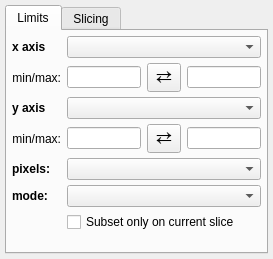
<?xml version="1.0" encoding="UTF-8"?>
<ui version="4.0">
 <class>Widget</class>
 <widget class="QWidget" name="Widget">
  <property name="geometry">
   <rect>
    <x>0</x>
    <y>0</y>
    <width>273</width>
    <height>259</height>
   </rect>
  </property>
  <property name="windowTitle">
   <string>2D Image</string>
  </property>
  <layout class="QGridLayout" name="gridLayout_5">
   <property name="leftMargin">
    <number>5</number>
   </property>
   <property name="topMargin">
    <number>5</number>
   </property>
   <property name="rightMargin">
    <number>5</number>
   </property>
   <property name="bottomMargin">
    <number>5</number>
   </property>
   <property name="verticalSpacing">
    <number>5</number>
   </property>
   <item row="0" column="2">
    <widget class="QTabWidget" name="tabWidget">
     <property name="currentIndex">
      <number>0</number>
     </property>
     <widget class="QWidget" name="tab_2">
      <attribute name="title">
       <string>Limits</string>
      </attribute>
      <layout class="QGridLayout" name="gridLayout">
       <property name="leftMargin">
        <number>5</number>
       </property>
       <property name="topMargin">
        <number>5</number>
       </property>
       <property name="rightMargin">
        <number>5</number>
       </property>
       <property name="bottomMargin">
        <number>5</number>
       </property>
       <property name="verticalSpacing">
        <number>5</number>
       </property>
       <item row="4" column="1">
        <widget class="QLabel" name="label">
         <property name="font">
          <font>
           <weight>75</weight>
           <bold>true</bold>
          </font>
         </property>
         <property name="text">
          <string>pixels:</string>
         </property>
        </widget>
       </item>
       <item row="1" column="4">
        <widget class="QLineEdit" name="valuetext_x_max"/>
       </item>
       <item row="3" column="2">
        <widget class="QLineEdit" name="valuetext_y_min"/>
       </item>
       <item row="2" column="2" colspan="3">
        <widget class="QComboBox" name="combodata_y_att_world">
         <property name="sizeAdjustPolicy">
          <enum>QComboBox::AdjustToMinimumContentsLength</enum>
         </property>
        </widget>
       </item>
       <item row="2" column="1">
        <widget class="QLabel" name="x_lab">
         <property name="font">
          <font>
           <weight>75</weight>
           <bold>true</bold>
          </font>
         </property>
         <property name="text">
          <string>y axis</string>
         </property>
        </widget>
       </item>
       <item row="1" column="3">
        <widget class="QToolButton" name="button_flip_x">
         <property name="font">
          <font>
           <pointsize>14</pointsize>
          </font>
         </property>
         <property name="styleSheet">
          <string notr="true">padding: 0px</string>
         </property>
         <property name="text">
          <string>⇄</string>
         </property>
        </widget>
       </item>
       <item row="7" column="2">
        <spacer name="verticalSpacer">
         <property name="orientation">
          <enum>Qt::Vertical</enum>
         </property>
         <property name="sizeHint" stdset="0">
          <size>
           <width>20</width>
           <height>40</height>
          </size>
         </property>
        </spacer>
       </item>
       <item row="3" column="3">
        <widget class="QToolButton" name="button_flip_y">
         <property name="font">
          <font>
           <pointsize>14</pointsize>
          </font>
         </property>
         <property name="styleSheet">
          <string notr="true">padding: 0px</string>
         </property>
         <property name="text">
          <string>⇄</string>
         </property>
        </widget>
       </item>
       <item row="1" column="2">
        <widget class="QLineEdit" name="valuetext_x_min"/>
       </item>
       <item row="4" column="2" colspan="3">
        <widget class="QComboBox" name="combodata_aspect"/>
       </item>
       <item row="3" column="1">
        <widget class="QLabel" name="label_2">
         <property name="text">
          <string>min/max:</string>
         </property>
         <property name="alignment">
          <set>Qt::AlignRight|Qt::AlignTrailing|Qt::AlignVCenter</set>
         </property>
        </widget>
       </item>
       <item row="5" column="1">
        <widget class="QLabel" name="label_3">
         <property name="font">
          <font>
           <weight>75</weight>
           <bold>true</bold>
          </font>
         </property>
         <property name="text">
          <string>mode:</string>
         </property>
        </widget>
       </item>
       <item row="1" column="1">
        <widget class="QLabel" name="label_2">
         <property name="text">
          <string>min/max:</string>
         </property>
         <property name="alignment">
          <set>Qt::AlignRight|Qt::AlignTrailing|Qt::AlignVCenter</set>
         </property>
        </widget>
       </item>
       <item row="3" column="4">
        <widget class="QLineEdit" name="valuetext_y_max"/>
       </item>
       <item row="5" column="2" colspan="3">
        <widget class="QComboBox" name="combotext_color_mode"/>
       </item>
       <item row="0" column="1">
        <widget class="QLabel" name="x_lab">
         <property name="font">
          <font>
           <weight>75</weight>
           <bold>true</bold>
          </font>
         </property>
         <property name="text">
          <string>x axis</string>
         </property>
        </widget>
       </item>
       <item row="0" column="2" colspan="3">
        <widget class="QComboBox" name="combodata_x_att_world">
         <property name="sizeAdjustPolicy">
          <enum>QComboBox::AdjustToMinimumContentsLength</enum>
         </property>
        </widget>
       </item>
       <item row="6" column="2" colspan="3">
        <widget class="QCheckBox" name="bool_single_slice_subset">
         <property name="text">
          <string>Subset only on current slice</string>
         </property>
        </widget>
       </item>
      </layout>
     </widget>
     <widget class="QWidget" name="slice_tab">
      <attribute name="title">
       <string>Slicing</string>
      </attribute>
      <layout class="QVBoxLayout" name="verticalLayout"/>
     </widget>
    </widget>
   </item>
  </layout>
 </widget>
 <layoutdefault spacing="6" margin="11"/>
 <resources/>
 <connections/>
</ui>
